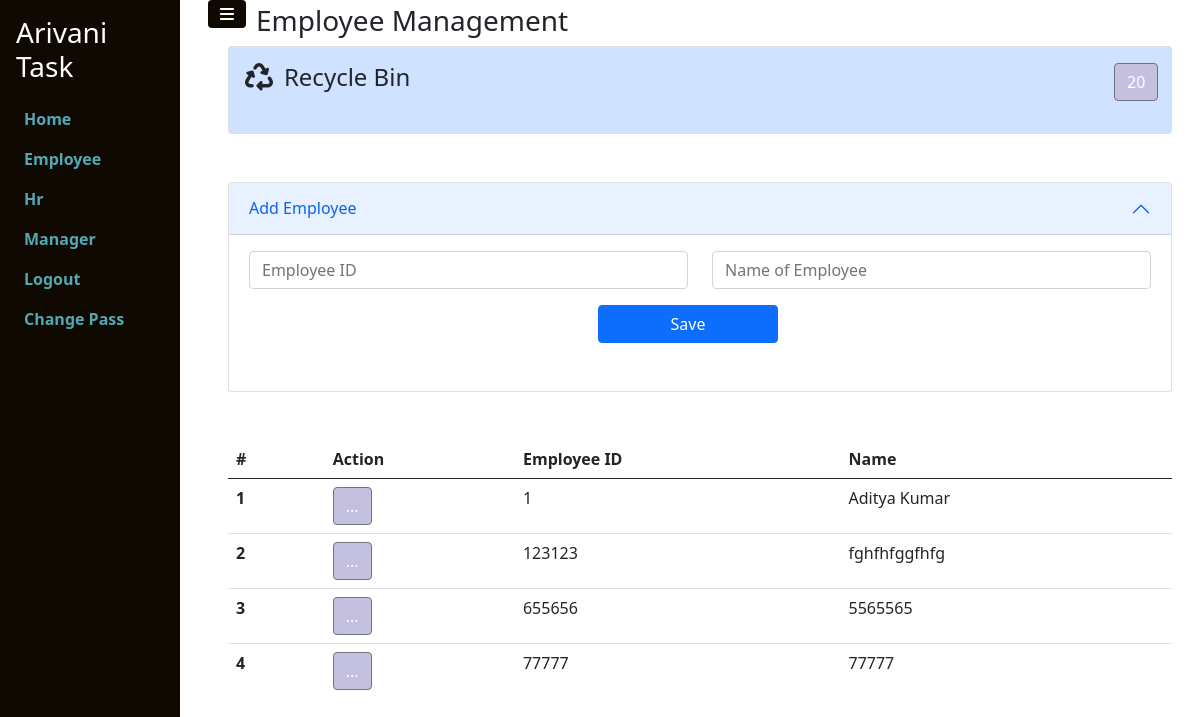
/employee/employeePage/ (signed in), run on an earlier commit of the app's database.
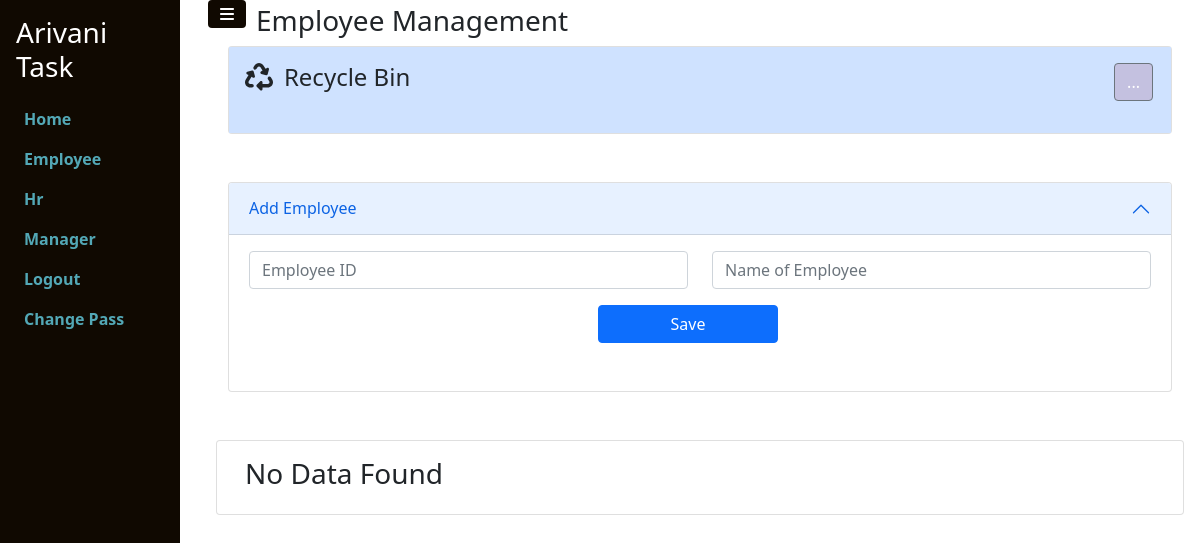
And on a later commit of the database.
### employee/models.py (models this page shows, shortened)
class Employee(models.Model):
    employeeID=models.IntegerField()
    name=models.CharField(max_length=70)
    is_deleted=models.BooleanField(default=0)
    created_by=models.ForeignKey(User, on_delete=models.CASCADE,related_name="created_employee",null=True)
    updated_by=models.ForeignKey(User, on_delete=models.CASCADE,related_name="updated_employee",null=True)
    created_at=models.DateTimeField(auto_now_add=True,null=True)
    updated_at = models.DateTimeField(null=True)
    deleted_at = models.DateTimeField(null=True)
    deleted_by = models.ForeignKey(User, on_delete=models.CASCADE,related_name="deleted_employee",null=True)
    restored_at = models.DateTimeField(null=True)
    restored_by = models.ForeignKey(User, on_delete=models.CASCADE,related_name="restored_employee",null=True)
    status = models.BooleanField(default=True)

### employee/views.py (the view)
# urls.py: path("employeePage/",employeePage,name="employeePage"),
def employeePage(request):
    if request.user.is_authenticated:
        logged_in_user=request.user.id
        user = User.objects.get(id=logged_in_user)
        if request.method == 'GET':  # Corrected method check
            employees = Employee.objects.all().filter(is_deleted=0,created_by=logged_in_user)
            employees_deleted = Employee.objects.all().filter(is_deleted=1,created_by=logged_in_user).count()
            if user.is_superuser==True:
                data = {
                'employees': employees,
                'employees_deleted':employees_deleted,
                'is_superuser':1
                }
            else:
                data = {
                'employees': employees,
                'employees_deleted':employees_deleted,
                }
            return render(request, 'Employee/employee.html', data)
    else:
        return redirect("loginUserPage")

### templates/Employee/employee.html (shortened to what this page needs)
{% extends "base/base.html" %}
{% load static %}
{% block content %}
<link href="{% static 'css/employee/employee.css' %}" rel="stylesheet"/>
<div class="container">
  <div class="row ms-3">
    <h3>Employee Management</h3>
  </div>
  <div class="card">
    <div class="card-body" style="background:#CFE2FF;">
      <div class="row">
        <div class="col-sm-3 ">
          <div class="row">
            <div class="col-sm-2 ">
              <span class="fs-3"  style="font-weight:bolder;"><i class="fa-solid fa-recycle"></i></span>
            </div>
            <div class="col-sm-10 ">
              <h4>Recycle Bin</h3>
            </div>
          </div>
        </div>
        <div class="col-sm-4 ">
        </div>
        <div class="col-sm-5">
          <div class="row">
            <div class="col-sm-6"></div>
            <div class="col-sm-4"></div>
            <div class="col-sm-2">
              <form action="{% url 'recycleBinPage_emp' %}" method="GET">
                <button class="btn btn-secondary " style="background:#c4c1e0" type="submit" aria-expanded="false">
                  {% if employees_deleted %}
                  {{employees_deleted}}
                  {% else %}
                  ...
                  {% endif %}
                </button>
              </form>
            </div>
          </div>
        </div>
      </div>
    </div>
  </div>
    <div class="row mt-5">
        <div class="accordion" id="accordionExample">
            <div class="accordion-item">
              <h2 class="accordion-header" id="headingOne">
                <button class="accordion-button" id="acc_title" type="button" data-bs-toggle="collapse" data-bs-target="#collapseOne" aria-expanded="true" aria-controls="collapseOne">
                  {% if update %}
                  Update Employee
                  {% else %}
                  Add Employee
                  {% endif %}
                </button>
              </h2>
              <div id="collapseOne" class="accordion-collapse collapse show" aria-labelledby="headingOne" data-bs-parent="#accordionExample">
                <div class="accordion-body">
                    {% if update %}
                    <form action = "{% url 'update_data' %}" method="POST">
                        {% csrf_token %}
                        <div class="row">
                            {% if error %}
                            <p class="text-danger">{{error}}</p>
                            {% endif %}
                            {% if msg %}
                            <p class="text-success">{{msg}}</p>
                            {% endif %}
                            <div class="col-lg-6 col-md-6 col-sm-12">
                                    <label class="visually-hidden" for="employeeID">Employee ID</label>
                                    <input type="text" class="form-control" id="employeeID" name="employeeID" value="{{data.employeeID}}">
                            </div>
                            <div class="col-lg-6 col-md-6 col-sm-12">
                                    <label class="visually-hidden" for="name">Name</label>
                                    <input type="text" class="form-control" id="name" name="name" value="{{data.name}}">
                            </div>
                        </div>
                        <div class="row mt-3">
                            <div class="row mb-3">
                                <button class="btn btn-primary mx-auto" id = "save_button" style="width:20%" type="submit">Save Changes</button>
                            </div>
                        </div>
                    </form>
                    {% else %}
                    <form action = "{% url 'create_data' %}" method="POST">
                        <div class="row">
                            <div class="col-lg-6 col-md-6 col-sm-12">
                                    <input type="text" class="form-control" id="employeeID" name="employeeID" placeholder="Employee ID">
                            </div>
                            <div class="col-lg-6 col-md-6 col-sm-12">
                                    <input type="text" class="form-control" id="name" name="name" placeholder="Name of Employee">
                            </div>
                        </div>
                        <div class="row mt-3">
                            <div class="row mb-3">
                                <button class="btn btn-primary mx-auto" id = "save_button" style="width:20%" type="submit">Save</button>
                            </div>
                        </div>
                    </form>
                    {% endif %}
                </div>
              </div>
            </div>
        </div>
    </div>
    <div class="row mt-5">
        {% if employees %}
        <div class="table-responsive scrollable-table">
          <table class="table">
            <thead>
              <tr>
                <th scope="col">#</th>
                <th scope="col">Action</th>
                <th scope="col">Employee ID</th>
                <th scope="col">Name</th>
              </tr>
            </thead>
            <tbody id="table_data">
                {% for item in employees %}
                <tr>
                    <th scope="row">{{forloop.counter}}</th>
                    <td>
                        <div class="dropdown">
                            <button class="btn btn-secondary " style="background:#c4c1e0" type="button" data-bs-toggle="dropdown" aria-expanded="false">
                              ...
                            </button>
                          </div>
                    </td>
                    <td>{{ item.employeeID }}</td>
                    <td>{{ item.name }}</td>
                </tr>
                {% endfor %}
            </tbody>
          </table>
        </div>
          {% else %}
          <div class="card mb-2">
            <div class="card-body">
              <h3>No Data Found</h3>
            </div>
          </div>
          {% endif %}
    </div>
</div>
{% endblock content %}

### templates/base/base.html (shortened to what this page needs)
{% load static %}
<html>
    <head>
        <link href="{% static 'css/bootstrap/bootstrap.css' %}" rel="stylesheet"/>
        <link href="{% static 'css/fontawesome/all.css' %}" rel="stylesheet"/>
        <link href="{% static 'css/base/base.css' %}" rel="stylesheet"/>
    </head>
    <body>
          <div class="side-navbar active-nav d-flex justify-content-between flex-wrap flex-column" id="sidebar">
            <ul class="nav flex-column text-white w-100">
              <a href="#" class="nav-link h3 text-white my-2">
                Arivani Task
              </a>
              <li href="#" class="nav-link" id = "Home">
                <a href="{% url 'dashboardPage' %}" class="mx-2" style="text-decoration:none; font-weight:bolder; color:#53a8b6;">Home</a>
              </li>
              <li href="#" class="nav-link" id = "Employee">
                <a href="{% url 'employeePage' %}" class="mx-2" style="text-decoration:none; font-weight:bolder; color:#53a8b6;">Employee</a>
              </li>
              <li href="#" class="nav-link" id = "Hr_Manager">
                <a href= "{% url 'hr_home' %}" class="mx-2" style="text-decoration:none; font-weight:bolder; color:#53a8b6;">Hr</a>
              </li>
              <li href="#" class="nav-link" id = "Hr_Manager">
                <a href= "{% url 'ManagerPage' %}" class="mx-2" style="text-decoration:none; font-weight:bolder; color:#53a8b6;">Manager</a>
              </li>
              <li href="#" class="nav-link" id = "logoutUser">
                <a href= "{% url 'logoutUser' %}" class="mx-2" style="text-decoration:none; font-weight:bolder; color:#53a8b6;">Logout</a>
              </li>
              <li href="#" class="nav-link" id = "ChangePassword">
                <a href= "{% url 'ChangePasswordPage' %}" class="mx-2" style="text-decoration:none; font-weight:bolder; color:#53a8b6;">Change Pass</a>
              </li>
            </ul>
          </div>
          <div class="p-1 ps-4 my-container active-cont">
            {% block content %}
            {% endblock %}
            <a class="btn border-0 ms-1" id="menu-btn" style="position: fixed !important;top: 0px !important;">
              <i class="fa-solid fa-bars"></i>
            </a>
          </div>
    </body>
    <link href="https://cdn.jsdelivr.net/npm/bootstrap@5.0.2/dist/css/bootstrap.min.css" rel="stylesheet">
</html>

### static/css/base/base.css (style rules this page uses)
.side-navbar { width: 180px; height: 100%; position: fixed; margin-left: -300px; background-color: #100901; transition: 0.5s; }
.my-container { transition: 0.4s; }
.active-nav { margin-left: 0; }
.active-cont { margin-left: 180px; }
#menu-btn { background-color: #100901; color: #fff; margin-left: -62px; }

What changed in the data, as far as the page shows it:
removed Employee: employeeID "1", name "Aditya Kumar"
removed Employee: employeeID "123123", name "fghfhfggfhfg"
removed Employee: employeeID "655656", name "5565565"
removed Employee: employeeID "77777", name "77777"
Also different on the page:
{{ employees_deleted }}: "20" → (not shown)
text no longer shown: "# Action Employee ID Name"
text now shown: "... No Data Found"
